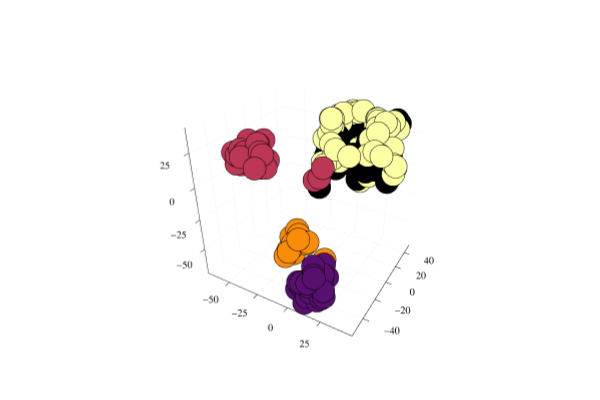

This figure's notebook cell:
### Markdown cell above
# T-SNE

### Code cell
xs = tsne(embeddings', 3)
scatter(xs[:, 1], xs[:, 2], xs[:, 3]; hover=all_words, zcolor=classes, legend=false)
